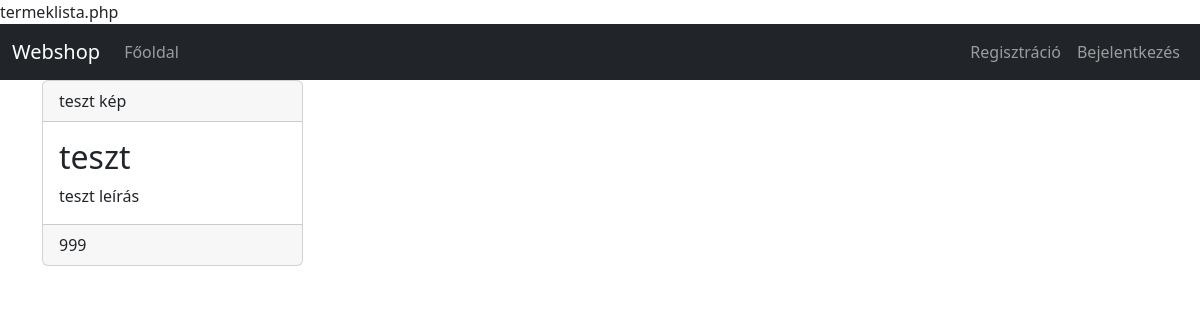
Before: / with the older database file.
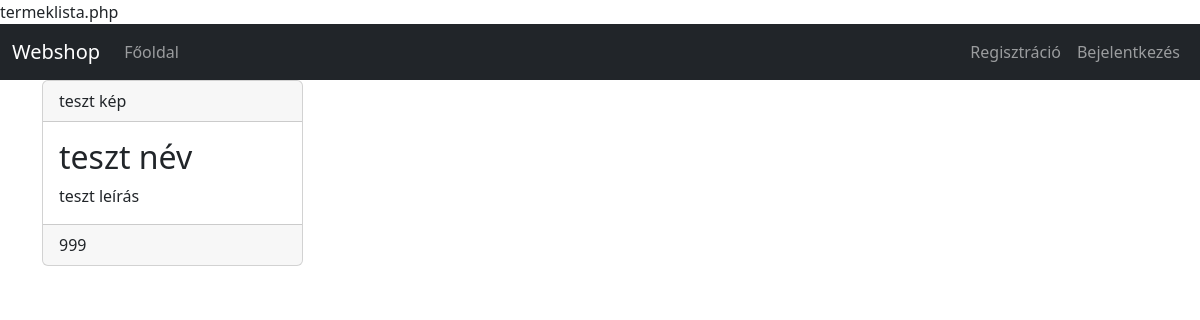
After: the same page with the newer database file.
### tables this page shows
CREATE TABLE IF NOT EXISTS `termek` (
  `id` int(11) NOT NULL AUTO_INCREMENT,
  `nev` varchar(100) NOT NULL,
  `leiras` text,
  `ar` int(11) NOT NULL,
  `kep` text,
  PRIMARY KEY (`id`)
);

### index.php (called while the page is built, shortened)
<?php
$oldal = "termeklista.php";
include "views/fooldal.php";

### controllers/termeklista.php (called while the page is built)
<?php
require_once "models/TermekModel.php";
$termek_model = new TermekModel();
$termekek = $termek_model->select_all();
include "views/termeklista.php";
?>

### models/TermekModel.php (called while the page is built, shortened)
<?php
class TermekModel {
    public function select_all()
    {
        $conn = new mysqli("localhost", "root", "", "webshop");
        $sql = "SELECT * FROM termek";
        $result = mysqli_query($conn,$sql);
        return $result->fetch_all(MYSQLI_ASSOC);
    }
}

### views/termeklista.php (the view)
<div class="row">
    <?php foreach ($termekek as $termek) : ?>
        <div class="col-12 col-sm-6 col-md-4 col-lg-3">
            <div class="card">
                <div class="card-header">
                <?php echo $termek['kep'] ?>
                </div>
                <div class="card-body">
                    <h2 class="card-title"><?php echo $termek['nev'] ?></h2>
                    <?php echo $termek['leiras'] ?>
                </div>
                <div class="card-footer">
                    <?php echo $termek['ar'] ?>
                </div>
            </div>
        </div>
    <?php endforeach; ?>
</div>

### views/fooldal.php (shortened to what this page needs)
<!DOCTYPE html>
<html lang="hu">
<head>
    <link href="https://cdn.jsdelivr.net/npm/bootstrap@5.2.2/dist/css/bootstrap.min.css" rel="stylesheet">
    </head>
<body onload="active_link_beallitasa();"><?php echo $oldal ?>
    <nav class="navbar navbar-expand-lg navbar-dark bg-dark">
        <div class="container-fluid">
            <a class="navbar-brand" href="./">Webshop</a>
            <div class="collapse navbar-collapse" id="navbarText">
                <ul class="navbar-nav me-auto mb-2 mb-lg-0">
                    <li class="nav-item">
                        <a id="nav_termeklista" class="nav-link" href="?oldal=termeklista">Főoldal</a>
                    </li>
                </ul>
                <ul class="navbar-nav ms-auto mb-2 mb-lg-0">
                    <?php if (!isset($_SESSION['felhasznalo'])) : ?>
                        <li class="nav-item">
                            <a id="nav_regisztracio" class="nav-link" href="?oldal=regisztracio">Regisztráció</a>
                        </li>
                        <li class="nav-item">
                            <a id="nav_bejelentkezes" class="nav-link" href="?oldal=bejelentkezes">Bejelentkezés</a>
                        </li>
                    <?php else : ?>
                        <li class="nav-item">
                            <a id="nav_kijelentkezes" class="nav-link" href="?oldal=kijelentkezes">Kijelentkezés</a>
                        </li>
                    <?php endif; ?>
                </ul>
            </div>
        </div>
    </nav>
    <main class="container">
        <?php
        include $controller;
        ?>
    </main>
</body>
</html>

Changed rows visible on the page:
changed termek "teszt kép": nev "teszt" → "teszt név"
